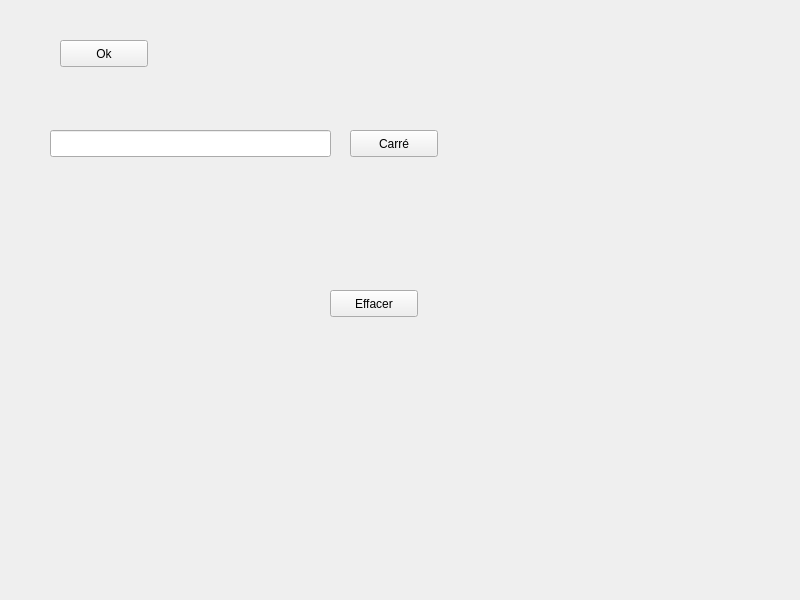
<?xml version="1.0" encoding="UTF-8"?>
<ui version="4.0">
 <class>Widget</class>
 <widget class="QWidget" name="Widget">
  <property name="geometry">
   <rect>
    <x>0</x>
    <y>0</y>
    <width>800</width>
    <height>600</height>
   </rect>
  </property>
  <property name="windowTitle">
   <string>Initiation</string>
  </property>
  <widget class="QPushButton" name="Valider">
   <property name="geometry">
    <rect>
     <x>60</x>
     <y>40</y>
     <width>88</width>
     <height>27</height>
    </rect>
   </property>
   <property name="text">
    <string>Ok</string>
   </property>
  </widget>
  <widget class="QLabel" name="label">
   <property name="geometry">
    <rect>
     <x>170</x>
     <y>50</y>
     <width>67</width>
     <height>19</height>
    </rect>
   </property>
   <property name="text">
    <string/>
   </property>
  </widget>
  <widget class="QPushButton" name="carre">
   <property name="geometry">
    <rect>
     <x>350</x>
     <y>130</y>
     <width>88</width>
     <height>27</height>
    </rect>
   </property>
   <property name="text">
    <string>Carré</string>
   </property>
  </widget>
  <widget class="QLabel" name="result">
   <property name="geometry">
    <rect>
     <x>50</x>
     <y>180</y>
     <width>391</width>
     <height>19</height>
    </rect>
   </property>
   <property name="text">
    <string/>
   </property>
  </widget>
  <widget class="QLineEdit" name="Saisie">
   <property name="geometry">
    <rect>
     <x>50</x>
     <y>130</y>
     <width>281</width>
     <height>27</height>
    </rect>
   </property>
  </widget>
  <widget class="QPushButton" name="efface">
   <property name="geometry">
    <rect>
     <x>330</x>
     <y>290</y>
     <width>88</width>
     <height>27</height>
    </rect>
   </property>
   <property name="text">
    <string>Effacer</string>
   </property>
  </widget>
 </widget>
 <resources/>
 <connections/>
</ui>
